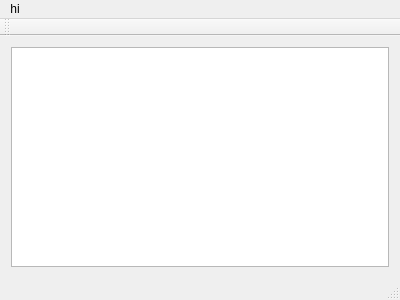
<?xml version="1.0" encoding="UTF-8"?>
<ui version="4.0">
 <class>CodeEditor</class>
 <widget class="QMainWindow" name="CodeEditor">
  <property name="geometry">
   <rect>
    <x>0</x>
    <y>0</y>
    <width>400</width>
    <height>300</height>
   </rect>
  </property>
  <property name="windowTitle">
   <string>CodeEditor</string>
  </property>
  <widget class="QWidget" name="centralWidget">
   <layout class="QGridLayout" name="gridLayout">
    <item row="0" column="0">
     <widget class="QPlainTextEdit" name="plainTextEdit"/>
    </item>
   </layout>
  </widget>
  <widget class="QMenuBar" name="menuBar">
   <property name="geometry">
    <rect>
     <x>0</x>
     <y>0</y>
     <width>400</width>
     <height>23</height>
    </rect>
   </property>
   <widget class="QMenu" name="menuhi">
    <property name="title">
     <string>hi</string>
    </property>
   </widget>
   <addaction name="menuhi"/>
  </widget>
  <widget class="QToolBar" name="mainToolBar">
   <attribute name="toolBarArea">
    <enum>TopToolBarArea</enum>
   </attribute>
   <attribute name="toolBarBreak">
    <bool>false</bool>
   </attribute>
  </widget>
  <widget class="QStatusBar" name="statusBar"/>
 </widget>
 <layoutdefault spacing="6" margin="11"/>
 <resources/>
 <connections/>
</ui>
